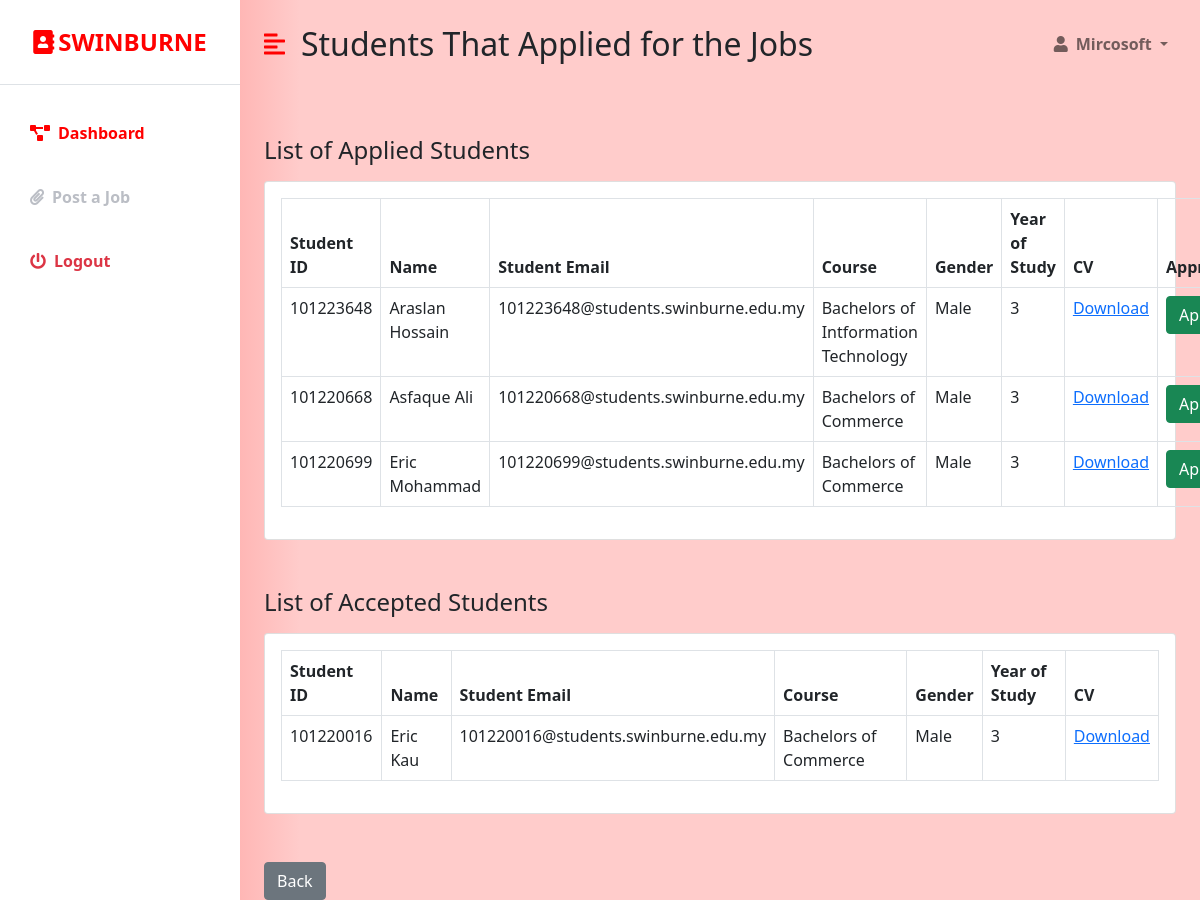
The page /in_applicants.php?data=21 (signed in) on the database as committed earlier.
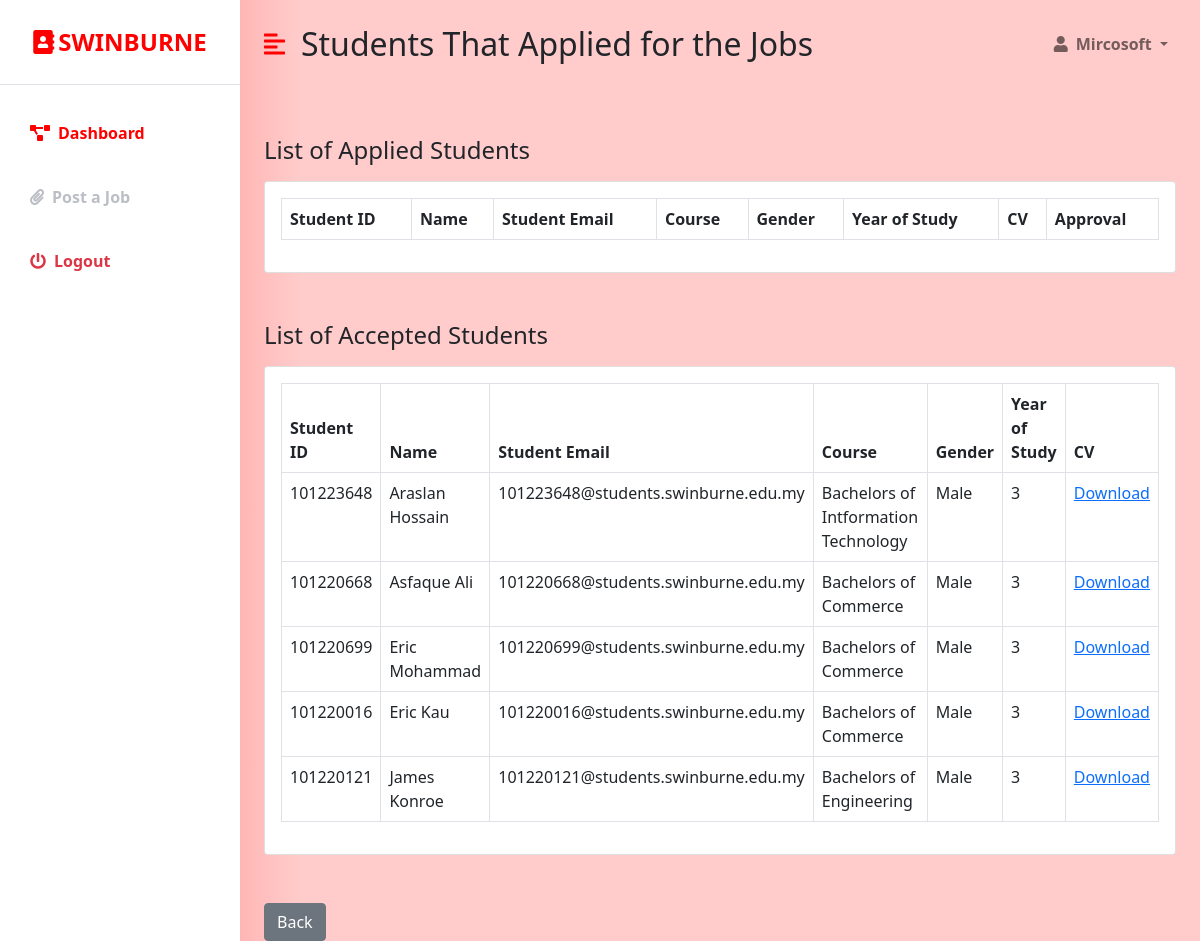
The same page on the database as committed later.
### tables this page shows
CREATE TABLE `student` (
  `STUDENT_ID` int(255) NOT NULL,
  `NAME` varchar(50) NOT NULL,
  `STUDENT_EMAIL` varchar(100) NOT NULL,
  `COURSE` varchar(50) NOT NULL,
  `ENROLL` varchar(255) DEFAULT NULL,
  `SUPERVISOR` varchar(50) DEFAULT NULL,
  `GENDER` varchar(7) NOT NULL,
  `CURRENT_RESIDENCE` varchar(100) NOT NULL,
  `CONTACT_NO` varchar(20) NOT NULL,
  `YEAR_OF_STUDY` varchar(1) NOT NULL,
  `PASSWORD` varchar(20) NOT NULL,
  `CV` varchar(30) DEFAULT NULL,
  `USERNAME` varchar(20) NOT NULL
);

### In_applicants.php (the view, shortened to what the changed rows need)
<?php
if (isset($_SESSION['company_id']) && isset($_SESSION['user_email'])) {
?>
<!DOCTYPE html>
<html lang="en">
<head>
    <link href="https://cdn.jsdelivr.net/npm/bootstrap@5.0.0-beta3/dist/css/bootstrap.min.css" rel="stylesheet" />
    <link rel="stylesheet" href="https://cdnjs.cloudflare.com/ajax/libs/font-awesome/5.15.3/css/all.min.css" />
    <link rel="stylesheet" href="styles.css" />
    <link rel="stylesheet" href="https://cdn.datatables.net/1.10.18/css/dataTables.bootstrap4.min.css">
</head>
<body>
       <?php
                                 $conn = new mysqli('localhost', 'root', '', 'ims');
                                   if(isset($_GET['data'])){
                                        $Jid =  $_GET['data'];
                                    }
                                    else{
                                        $Jid = "";
                                    }
                                 $sql = "SELECT student.STUDENT_ID,student.NAME, student.STUDENT_EMAIL, student.COURSE, student.GENDER, student.YEAR_OF_STUDY
                                        from student
                                        INNER join applicants ON student.STUDENT_ID = applicants.STUDENT_ID
                                        WHERE applicants.Job_ID =$Jid and applicants.confirmation is null";
                                $result = $conn->query($sql);
                                $sql2 = "SELECT student.STUDENT_ID,student.NAME, student.STUDENT_EMAIL, student.COURSE, student.GENDER, student.YEAR_OF_STUDY
                                        from student
                                        INNER join applicants ON student.STUDENT_ID = applicants.STUDENT_ID
                                        WHERE applicants.Job_ID =$Jid and applicants.confirmation is not null";
                                $listing = $conn ->query($sql2);
                        ?>
<div class="d-flex" id="wrapper">
        <div id="page-content-wrapper">
            <nav class="navbar navbar-expand-lg navbar-light bg-transparent py-4 px-4">
                <div class="d-flex align-items-center">
                    <h2 class="fs-2 m-0">Students That Applied for the Jobs</h2>
                </div>
            </nav>
            <div class="container-fluid px-4">
                <div class="row my-5">
                    <div class="col">
                        <div class="card">
                            <div class="card-body">
                            <form method="POST">
                                <table id="datatableid" class="table table-bordered">
                                <thead>
                                <tr>
                                    <th scope="col">Student ID</th>
                                    <th scope="col">Name</th>
                                    <th scope="col">Student Email</th>
                                    <th scope="col">Course</th>
                                    <th scope="col">Gender</th>
                                    <th scope="col">Year of Study</th>
                                    <th scope="col">CV</th>
                                    <th scope="col">Approval</th>
                                </tr>
                                </thead>
                                <tbody>
                             <?php while( $row = $result->fetch_object() ): ?>
                                <tr>
                                    <td><?php echo $row->STUDENT_ID?></td>
                                    <td><?php echo $row->NAME?></td>
                                    <td><?php echo $row->STUDENT_EMAIL?></td>
                                    <td><?php echo $row->COURSE?></td>
                                    <td><?php echo $row->GENDER?></td>
                                    <td><?php echo $row->YEAR_OF_STUDY?></td>
                                    <td><?php echo "<a href='uploads/profile".$row -> STUDENT_ID.".pdf' download>Download</a>"?></td>
                                    <td><button type="submit" name = "Apply" class="btn btn-success editbtn" value ='<?php echo $job = $row->STUDENT_ID?>'>Approve</button></td>
                              </tr>
                              <?php endwhile; ?>
                          </tbody>
                        </table>
                        </form>
                            </div>
                        </div>
                    </div>
                </div>
            </div>
            <div class="container-fluid px-4">
                <div class="row my-5">
                    <div class="col">
                        <div class="card">
                            <div class="card-body">
                            <form method="POST">
                                <table id="datatableid1" class="table table-bordered">
                                <thead>
                                <tr>
                                <th scope="col">Student ID</th>
                                 <th scope="col">Name</th>
                                 <th scope="col">Student Email</th>
                                 <th scope="col">Course</th>
                                 <th scope="col">Gender</th>
                                 <th scope="col">Year of Study</th>
                                 <th scope="col">CV</th>
                                </tr>
                                </thead>
                                <tbody>
                             <?php while( $row = $listing->fetch_object() ): ?>
                                <tr>
                                 <td><?php echo $row->STUDENT_ID?></td>
                                 <td><?php echo $row->NAME?></td>
                                 <td><?php echo $row->STUDENT_EMAIL?></td>
                                 <td><?php echo $row->COURSE?></td>
                                 <td><?php echo $row->GENDER?></td>
                                 <td><?php echo $row->YEAR_OF_STUDY?></td>
                                 <td><?php echo "<a href='uploads/profile".$row -> STUDENT_ID.".pdf' download>Download</a>"?></td>
                              </tr>
                              <?php endwhile; ?>
                          </tbody>
                        </table>
                        </form>
                            </div>
                        </div>
                    </div>
                </div>
            </div>
        </div>
    </div>
</body>
</html>
<?php
}else {
   header("Location:  industry_login.php");
}
 ?>

Rows that differ between the two databases and show on the page:
shown differently, row unchanged: student "Araslan Hossain": moves from the list under "List of Applied Students" to the list under "List of Accepted Students"
shown differently, row unchanged: student "Asfaque Ali": moves from the list under "List of Applied Students" to the list under "List of Accepted Students"
shown differently, row unchanged: student "Eric Mohammad": moves from the list under "List of Applied Students" to the list under "List of Accepted Students"
added student: STUDENT_ID "101220121", NAME "James Konroe", STUDENT_EMAIL "101220121@students.swinburne.edu.my", COURSE "Bachelors of Engineering", GENDER "Male", YEAR_OF_STUDY "3", shown under "List of Accepted Students"
